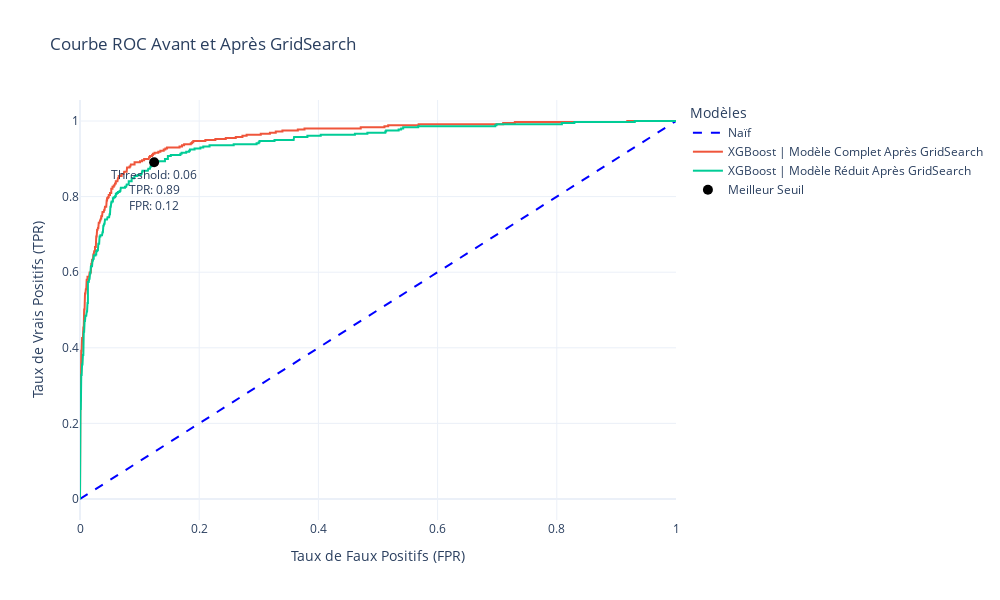

The code cell stored with this chart in its notebook:
### Markdown cell above
<span style="font-size: 24px; color: darkred; text-decoration: underline;"><strong>Courbes ROC entre le modèle réduit optimisé et le modèle complet optimisé</strong></span>

### Code cell
grid_test_preds_probs_reduced = grid_classifier_reduced.predict_proba(x_test_med_reduced)[:, 1]

grid_test_roc_auc_reduced = roc_auc_score(y_test, grid_test_preds_probs_reduced)

# Regardons visuellement la différence avant et après le GridSerchCV
best_model_reduced = grid_classifier_reduced.best_estimator_

# Calcul des scores AUC
lr_auc_best_reduced = roc_auc_score(y_test, grid_test_preds_probs_reduced)

print(f'Naïf: ROC AUC = {round(ns_auc, 2)}')
print(f'XGBoost | Après GridSearch: ROC AUC = {round(grid_test_roc_auc, 2)}')
print(f'XGBoost | Après GridSearch Reduced: ROC AUC = {round(lr_auc_best_reduced, 2)}')

# Calcul des courbes ROC
lr_fpr_best_reduced, lr_tpr_best_reduced, thresholds = roc_curve(y_test, grid_test_preds_probs_reduced)

tpr_fpr_diff = lr_tpr_best_reduced - lr_fpr_best_reduced

best_idx = np.argmax(tpr_fpr_diff)
best_threshold = thresholds[best_idx]
best_tpr = lr_tpr_best_reduced[best_idx]
best_fpr = lr_fpr_best_reduced[best_idx]

# Tracé des courbes ROC
fig = go.Figure()

# Courbe No Skill
fig.add_trace(go.Scatter(x=ns_fpr, y=ns_tpr, mode='lines',
                         name='Naïf',
                         line=dict(dash='dash', color='blue')))

# Courbe XGBoost après GridSearch
fig.add_trace(go.Scatter(x=lr_fpr_best, y=lr_tpr_best, mode='lines',
                         name='XGBoost | Modèle Complet Après GridSearch',
                         ))

# Courbe XGBoost après GridSearch Reduced
fig.add_trace(go.Scatter(x=lr_fpr_best_reduced, y=lr_tpr_best_reduced, mode='lines',
                         name='XGBoost | Modèle Réduit Après GridSearch',
                         ))

# Annotation du meilleur seuil
fig.add_trace(go.Scatter(
    x=[best_fpr],
    y=[best_tpr],
    mode='markers+text',
    name='Meilleur Seuil',
    marker=dict(color='black', size=10),
    text=[f'Threshold: {best_threshold:.2f}<br>TPR: {best_tpr:.2f}<br>FPR: {best_fpr:.2f}'],
    textposition='bottom center'
))

# Paramètres du graphique
fig.update_layout(
    title="Courbe ROC Avant et Après GridSearch",
    xaxis_title="Taux de Faux Positifs (FPR)",
    yaxis_title="Taux de Vrais Positifs (TPR)",
    legend_title="Modèles",
    template="plotly_white",
    width=1000,  # Largeur du graphique
    height=600,  # Hauteur du graphique
)

fig.show()

### Figure 1 — Plotly figure (JSON) as saved in the notebook; plotly's stock layout.template omitted (floating-point values rounded to 4 significant figures; data arrays with more than 128 entries replaced by an {"elided": "..."} marker saying what was removed)
{"data": [{"line": {"color": "blue", "dash": "dash"}, "mode": "lines", "name": "Naïf", "type": "scatter", "x": [0, 1], "y": [0, 1]}, {"mode": "lines", "name": "XGBoost | Modèle Complet Après GridSearch", "type": "scatter", "x": {"elided": "222 float values"}, "y": {"elided": "222 float values"}}, {"mode": "lines", "name": "XGBoost | Modèle Réduit Après GridSearch", "type": "scatter", "x": {"elided": "240 float values"}, "y": {"elided": "240 float values"}}, {"marker": {"color": "black", "size": 10}, "mode": "markers+text", "name": "Meilleur Seuil", "text": ["Threshold: 0.06<br>TPR: 0.89<br>FPR: 0.12"], "textposition": "bottom center", "type": "scatter", "x": [0.1244], "y": [0.8908]}], "layout": {"height": 600, "legend": {"title": {"text": "Modèles"}}, "title": {"text": "Courbe ROC Avant et Après GridSearch"}, "width": 1000, "xaxis": {"title": {"text": "Taux de Faux Positifs (FPR)"}}, "yaxis": {"title": {"text": "Taux de Vrais Positifs (TPR)"}}}}
